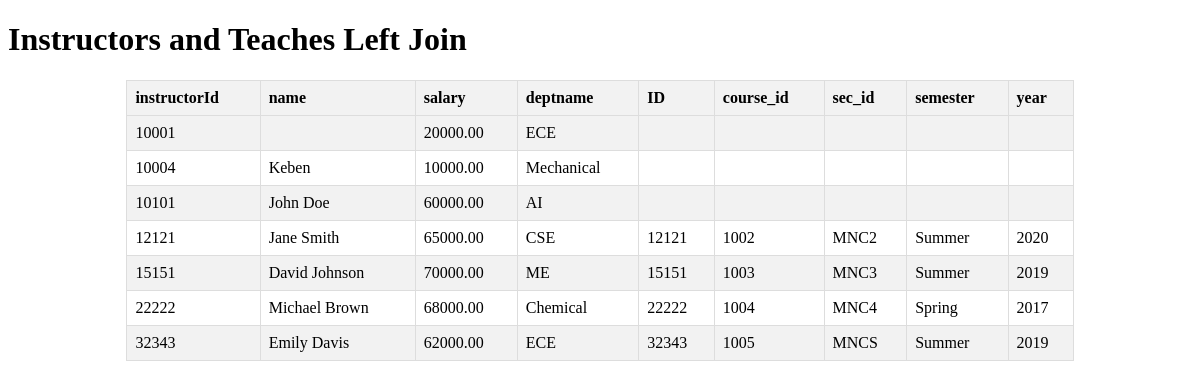
/Querry6.php, run on the app's committed database.
### tables this page shows
CREATE TABLE `instructors` (
  `instructorId` int(11) NOT NULL,
  `name` varchar(255) DEFAULT NULL,
  `salary` decimal(10,2) DEFAULT NULL,
  `deptname` varchar(255) DEFAULT NULL
);

CREATE TABLE `teaches` (
  `ID` int(11) NOT NULL,
  `course_id` varchar(10) DEFAULT NULL,
  `sec_id` varchar(10) DEFAULT NULL,
  `semester` varchar(20) DEFAULT NULL,
  `year` int(11) DEFAULT NULL
);

### Querry6.php (the view, shortened to what this page needs)
<?php
$host = "localhost";
$username = "root";
$password = "";
$database = "UniversityDatabase";
$conn = new mysqli($host, $username, $password, $database);
$query = "SELECT * FROM instructors LEFT JOIN teaches ON instructors.instructorId=teaches.ID";
$result = mysqli_query($conn, $query);
$columns = array();
while ($fieldInfo = mysqli_fetch_field($result)) {
    $columns[] = $fieldInfo->name;
}
?>
<!DOCTYPE html>
<html>
<head>
</head>
<body>
    <h1>Instructors and Teaches Left Join</h1>
    <table class="styled-table">
        <tr>
            <?php foreach ($columns as $column): ?>
                <th><?php echo $column; ?></th>
            <?php endforeach; ?>
        </tr>
        <?php while ($row = mysqli_fetch_assoc($result)): ?>
            <tr>
                <?php foreach ($columns as $column): ?>
                    <td><?php echo $row[$column]; ?></td>
                <?php endforeach; ?>
            </tr>
        <?php endwhile; ?>
    </table>
</body>
</html>

### Querry6.php (style rules this page uses)
.styled-table { border-collapse: collapse; width: 80%; margin: 0 auto; }
.styled-table th, .styled-table td { border: 1px solid #ddd; padding: 8px; text-align: left; }
.styled-table th { background-color: #f2f2f2; }
.styled-table tr:nth-child(even) { background-color: #f2f2f2; }

### data on the page
instructors: instructorId "10001", salary "20000.00", deptname "ECE"
instructors: instructorId "10004", name "Keben", salary "10000.00", deptname "Mechanical"
instructors: instructorId "10101", name "John Doe", salary "60000.00", deptname "AI"
instructors: instructorId "12121", name "Jane Smith", salary "65000.00", deptname "CSE", teaches.ID "12121", teaches.course_id "1002", teaches.sec_id "MNC2", teaches.semester "Summer", teaches.year "2020"
instructors: instructorId "15151", name "David Johnson", salary "70000.00", deptname "ME", teaches.ID "15151", teaches.course_id "1003", teaches.sec_id "MNC3", teaches.semester "Summer", teaches.year "2019"
instructors: instructorId "22222", name "Michael Brown", salary "68000.00", deptname "Chemical", teaches.ID "22222", teaches.course_id "1004", teaches.sec_id "MNC4", teaches.semester "Spring", teaches.year "2017"
instructors: instructorId "32343", name "Emily Davis", salary "62000.00", deptname "ECE", teaches.ID "32343", teaches.course_id "1005", teaches.sec_id "MNCS", teaches.semester "Summer", teaches.year "2019"

### other printed values
$column "instructorId"
$column "name"
$column "salary"
$column "deptname"
$column "ID"
$column "course_id"
$column "sec_id"
$column "semester"
$column "year"
